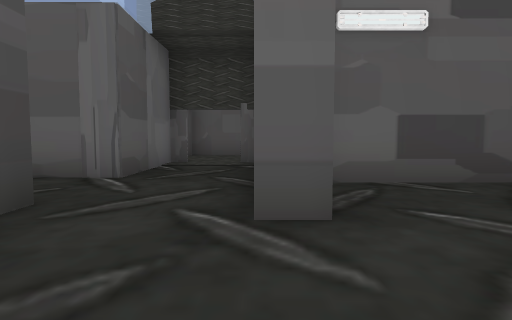
[1] (above)

24 first-person views from a walk through a 3-D level made in the Godot game engine. The camera is 1.3 m above the floor, tilts 4° down and sees 75° across. Doors that lead somewhere are drawn open, without their leaves. The floor is counted in squares, 2 m on a side. Each view is taken from the middle of a square. On the plan, view 1 faces up. The plan holds only what a view shows up to about 10 squares ahead; the rest is blank. The place goes on beyond the plan. Characters and animated objects are not drawn. Some surface patterns are stand-ins.

[2]
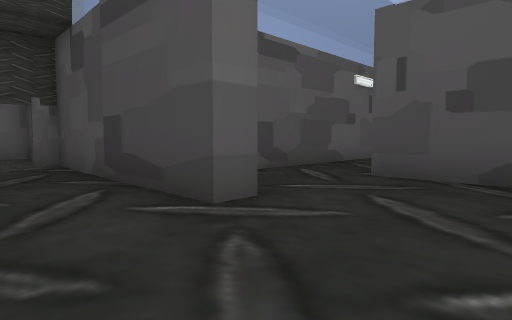

[3]
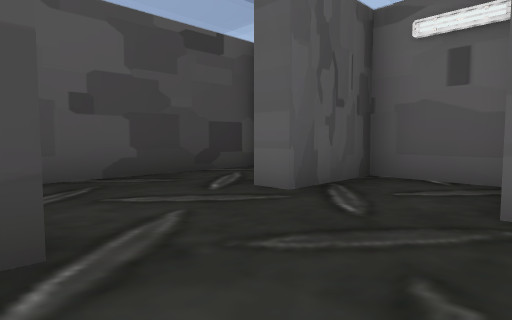

[4]
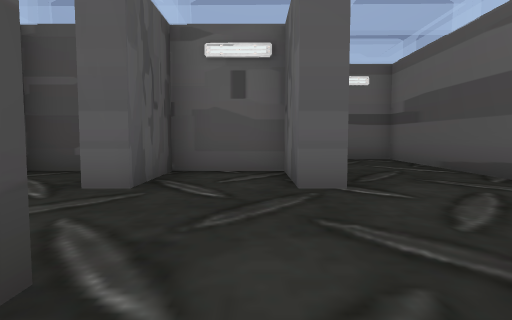

[5]
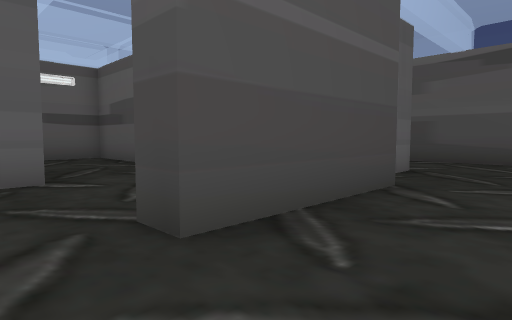

[6]
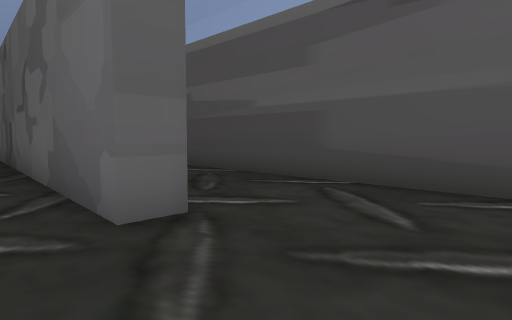

[7]
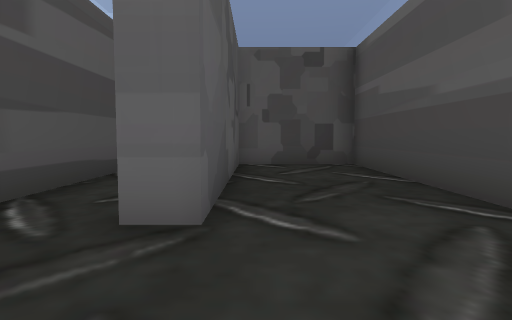

[8]
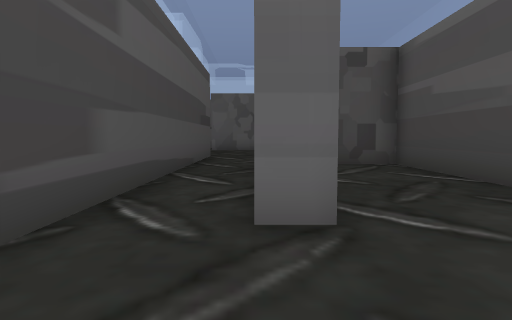

[9]
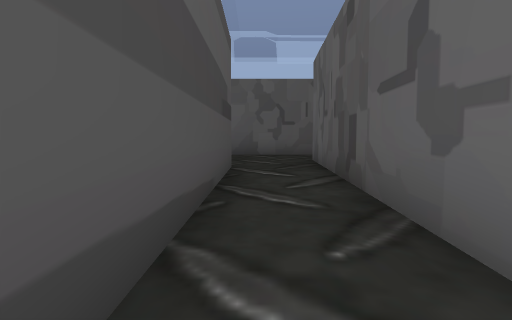

[10]
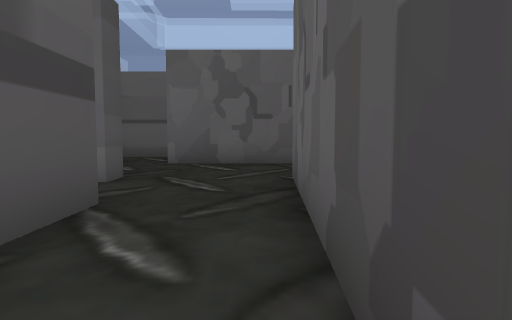

[11]
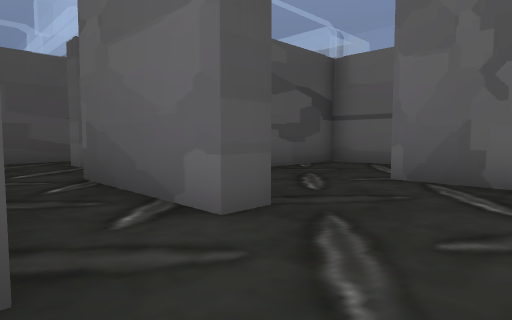

[12]
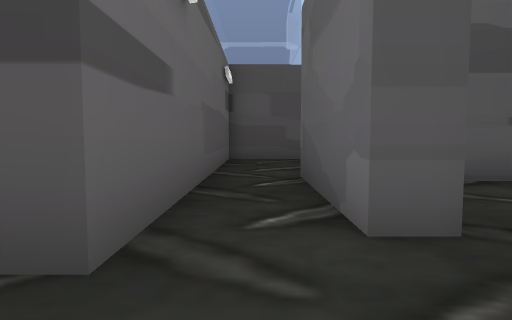

[13]
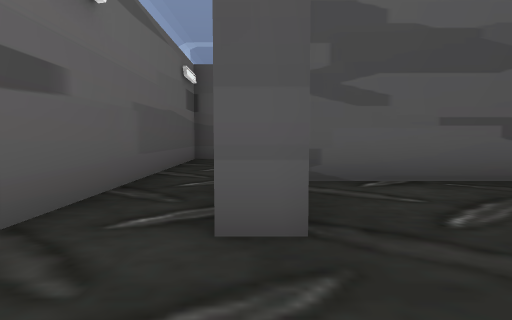

[14]
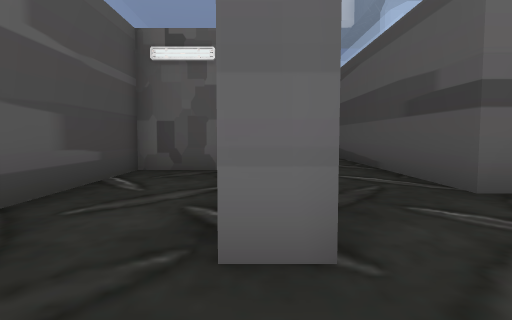

[15]
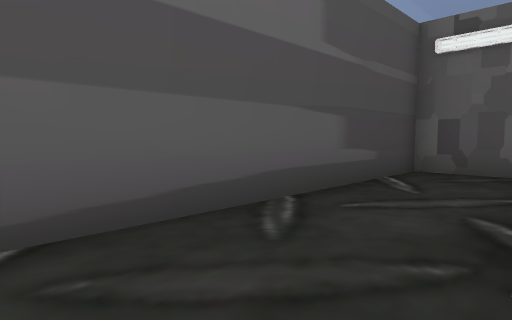

[16]
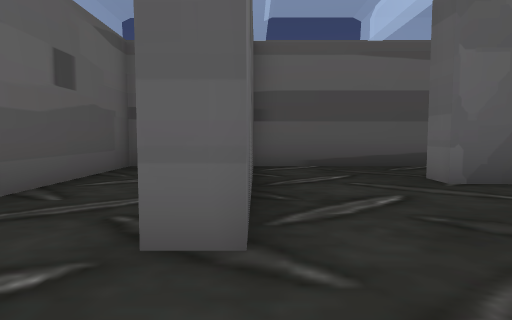

[17]
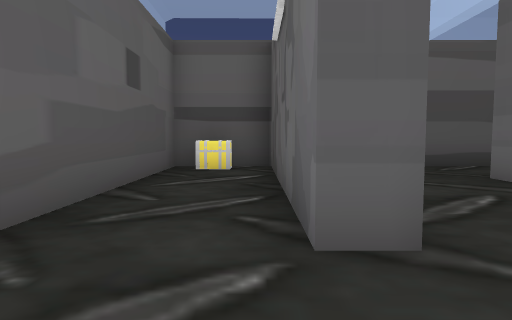

[18]
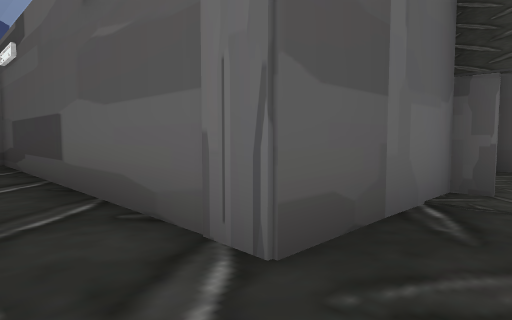

[19]
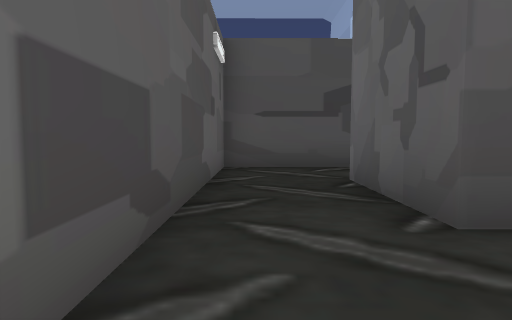

[20]
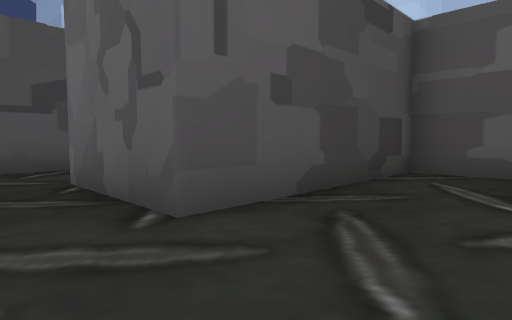

[21]
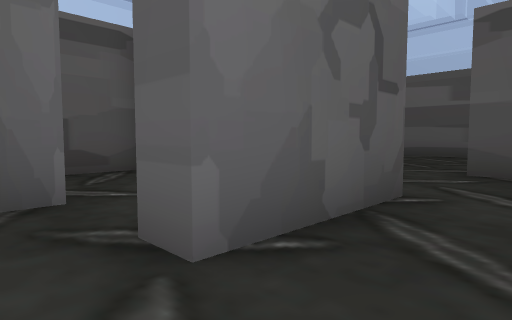

[22]
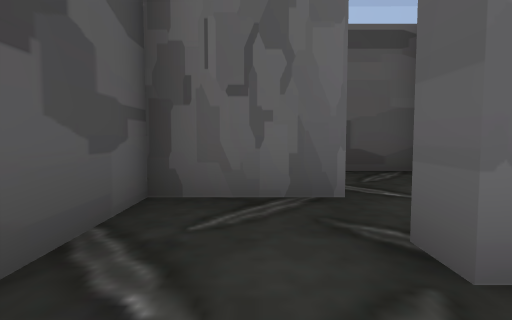

[23]
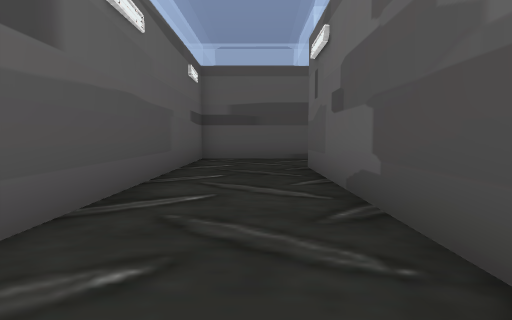

[24]
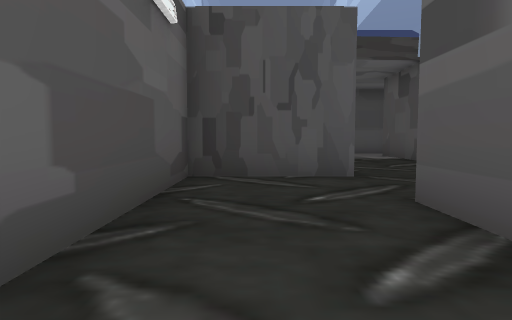

### Floor plan
Points are (right, up) in squares from view 1. A wall is a line through its corners. A room is listed if a view was taken in it or the views show most of it. See-through windows are left out.
Room 1 (views 1, 2, 19, 20, 21, 22, 23, 24)
walls: (1.8, -2.3) (3.3, -2.3) (3.3, 2.6) (6, 2.6) (6, 1.9); (-2.2, -0.2) (-1.5, -0.2) (-1.5, -2.3) (0.6, -2.3) (0.6, -0.2) (1.2, -0.2); (0.6, 3.2) (0.6, 2.6) (0, 2.6); (-4.9, -1) (-4.9, -5.6) (3.4, -5.6); (5.4, -5.6) (5.4, -2.9) (-2.2, -2.9); (8.2, 1.6) (8.2, 4.7) (1, 4.7)
ways out: opening at (-1.5, 3) to room 2; opening at (7.5, 2) to room 6; opening at (4.5, -5.5)
Room 2 (views 3, 4, 5, 6, 7, 8, 9, 18)
walls: (-5.5, 0.5) (-5.5, 3.2) (-2.1, 3.2) (-2.1, 2.5); (-7.6, -2.6) (-7.6, 2.6) (-7, 2.6) (-7.1, 0.6); (0, 2.6) (0, 8.3); (-2.1, 8.2) (-2.1, 5.3) (-10.3, 5.3) (-10.3, -2.9) (-7.5, -2.9)
ways out: opening at (-1.5, 3) to room 1; opening at (-6, 1) to room 3; open door at (-1, 8)
Room 3 (views 10, 11, 12, 13, 16)
walls: (-4.9, -8.4) (-4.9, -7.7) (-1.5, -7.7); (-1.5, -6.2) (-5.5, -6.2) (-5.5, 0.5); (-7.6, -11.1) (-4.9, -11.1) (-4.9, -11.7); (-7.1, 0.6) (-7.6, -8.3); (-2.1, -11.6) (-2.1, -8.8)
ways out: opening at (-6, 1) to room 2; opening at (-8, -9.5) to room 4; opening at (-3.5, -11) to room 5; opening at (-2, -7)
Room 4 (views 14, 15)
walls: (-7.6, -8.3) (-8.2, -8.3); (-8.8, -3.5) (-10.3, -3.5) (-10.3, -11.1); (-9.5, -11.1) (-7.6, -11.1)
ways out: opening at (-8, -9.5) to room 3
Room 5 (view 17)
walls: (-4.9, -11.7) (-10, -11.7); (-10.3, -11.6) (-10.3, -13.8) (-5.2, -13.8); (-3.8, -13.8) (-2.1, -13.8) (-2.1, -11.6)
ways out: opening at (-3.5, -11) to room 3
objects: chest (-10, -13)
Room 6 (no view inside)
walls: (6, 0.4) (8.2, 0.4) (8.2, 1.6)
ways out: opening at (7.5, 2) to room 1; opening at (5.5, 0)
Room 7 (no view inside)
walls: (2.7, -8.9) (2.7, -6.2) (0.5, -6.2); (0.5, -8.2) (1.2, -8.2)
ways out: opening at (1, -7.5); opening at (2, -9)

Where each view was taken, in squares from view 1:
view 1: 0 up, 0 right, facing up
view 2: 0 up, 2 left, facing up-right
view 3: 3 up, 2 left, facing down-right
view 4: 4 up, 1 left, facing down
view 5: 5 up, 1 left, facing down-left
view 6: 5 up, 6 left, facing down-left
view 7: 5 up, 8 left, facing down
view 8: 5 up, 7 left, facing down
view 9: 1 up, 6 left, facing down
view 10: 3 down, 7 left, facing down
view 11: 6 down, 7 left, facing down-right
view 12: 7 down, 7 left, facing right
view 13: 8 down, 7 left, facing right
view 14: 10 down, 8 left, facing up
view 15: 10 down, 8 left, facing up-left
view 16: 11 down, 3 left, facing left
view 17: 12 down, 3 left, facing left
view 18: 4 up, 1 left, facing up-left
view 19: 4 up, 1 right, facing right
view 20: 4 up, 1 right, facing down-right
view 21: 4 up, 7 right, facing down-left
view 22: 4 up, 7 right, facing down
view 23: 4 down, 5 right, facing left
view 24: 4 down, 0 right, facing right
